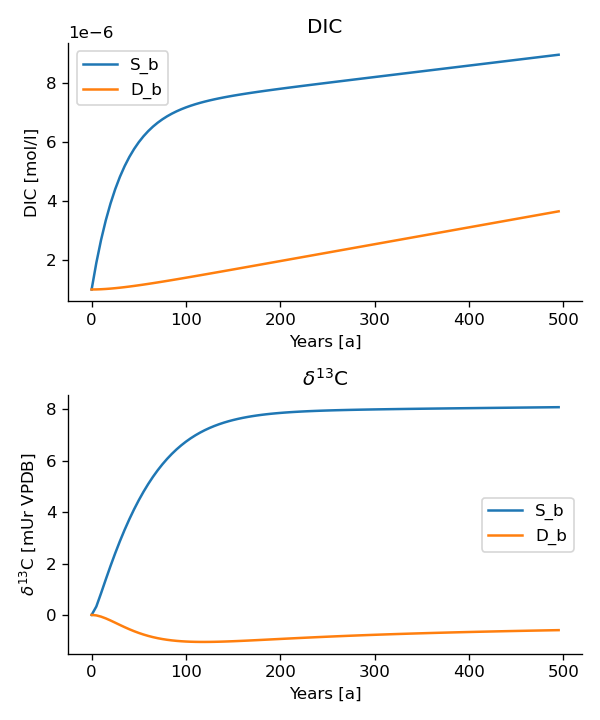

Python code for this plot:
# import classes from the esbmtk library
from esbmtk import (
    Model,  # the model class
    Connection,
    ReservoirGroup,  # the reservoir class
    ConnectionGroup,  # the connection class
    SourceGroup,  # the source class
    SinkGroup,  # sink class
    Q_,  # Quantity operator
    data_summaries,
)

# define the basic model parameters
M = Model(
    stop="500 yr",  # end time of model
    timestep="1 yr",  # upper limit of time step
    element=["Phosphor", "Carbon"],  # list of element definitions
)

# Fixed ratios
Redfield = 130  # C:P ratio
R_e = 0.01  # About 1% of the exported P is buried in the deep ocean
tau = Q_("100 year")  # PO4 residence time in surface box
thc = "20*Sv"  # Thermohaline circulation in Sverdrup
F_w_OM = M.set_flux("5850 Gmol", "year", M.C)  # P @280 ppm (Filipelli 2002)
F_w_PO4 = F_w_OM / Redfield

# Source definitions
SourceGroup(
    register=M,  # i.e., the instance will be available as M.weathering
    name="weathering",
    species=[M.DIC, M.PO4],
)
SinkGroup(
    register=M,  #
    name="burial",
    species=[M.PO4, M.DIC],
)

ReservoirGroup(
    name="S_b",
    register=M,
    volume="3E16 m**3",  # surface box volume
    concentration={M.DIC: "1 umol/l", M.PO4: "0 umol/l"},
    isotopes={M.DIC: True},
    delta={M.DIC: 0},
)

ReservoirGroup(
    name="D_b",  # box name
    register=M,  # this box will be available M.db
    volume="100E16 m**3",  # deeb box volume
    concentration={M.DIC: "1 umol/l", M.PO4: "0 umol/l"},  # species in box
    isotopes={M.DIC: True},
    delta={M.DIC: 0},
)

ConnectionGroup(
    source=M.weathering,  # source of flux
    sink=M.S_b,  # target of flux
    rate={M.DIC: F_w_OM, M.PO4: F_w_PO4},  # rate of flux
    delta={M.DIC: 0},
    ctype="regular",  # required!
    id="weathering",  # connection id
)

ConnectionGroup(  # thermohaline downwelling
    source=M.S_b,  # source of flux
    sink=M.D_b,  # target of flux
    ctype="scale_with_concentration",
    scale=thc,
    id="downwelling",
)
ConnectionGroup(  # thermohaline upwelling
    source=M.D_b,  # source of flux
    sink=M.S_b,  # target of flux
    ctype="scale_with_concentration",
    scale=thc,
    id="upwelling",
)

# Primary production as a function of P-concentration
Connection(  #
    source=M.S_b.DIC,  # source of flux
    sink=M.D_b.DIC,  # target of flux
    ref_reservoirs=M.S_b.PO4,
    ctype="scale_with_concentration",
    scale=Redfield * M.S_b.volume / tau,
    id="OM_production",
    alpha=-28,  # mUr
)

# POP export as a funtion of OM export
Connection(  #
    source=M.S_b.PO4,  # source of flux
    sink=M.D_b.PO4,  # target of flux
    ctype="scale_with_flux",
    ref_flux=M.flux_summary(filter_by="OM_production", return_list=True)[0],
    scale=1 / Redfield,
    id="POP",
)

# P burial
Connection(  #
    source=M.D_b.PO4,  # source of flux
    sink=M.burial.PO4,  # target of flux
    ctype="scale_with_flux",
    ref_flux=M.flux_summary(filter_by="POP", return_list=True)[0],
    scale=R_e,
    id="P_burial",
)

# OM burial
Connection(  #
    source=M.D_b.DIC,  # source of flux
    sink=M.burial.DIC,  # target of flux
    ctype="scale_with_flux",
    ref_flux=M.flux_summary(filter_by="OM_production", return_list=True)[0],
    scale=R_e,
    id="OM_burial",
    # alpha=0,
)


M.run()
pl = data_summaries(
    M,
    [M.DIC],  # species
    [M.S_b, M.D_b],  # boxes
)
M.plot(pl, fn="po4_2_with_isotopes.png")
# M.save_state(directory="state_po42")
